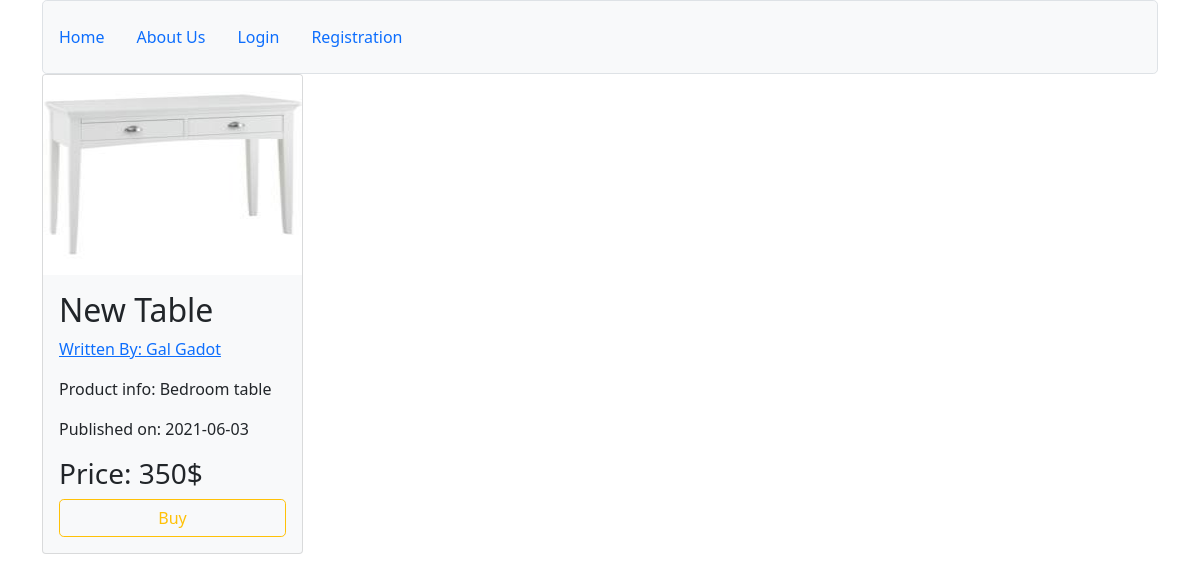
Page /3 on the committed database.
### myproject/modles.py (models this page shows, shortened)
class Product(db.Model, UserMixin):
    __tablename__ = 'products'
    users = db.relationship(User)
    id = db.Column(db.Integer, primary_key=True)
    user_id = db.Column(db.Integer, db.ForeignKey('users.id'), nullable=False)
    product_name = db.Column(db.String(64), nullable=False)
    product_info = db.Column(db.Text, nullable=False)
    product_price = db.Column(db.String(64), nullable=False)
    product_image = db.Column(db.String(128), nullable=False, default='default_product_image.png')
    date = db.Column(db.DateTime, nullable=False, default=datetime.utcnow)
    buyers = db.relationship('Buyer', backref='products', lazy=True)

class User(db.Model, UserMixin):
    __tablename__ = 'users'
    id = db.Column(db.Integer, primary_key=True)
    name = db.Column(db.String(64))
    surname = db.Column(db.String(64))
    phone = db.Column(db.Integer, unique=True, index=True)
    email = db.Column(db.String(128), unique=True, index=True)
    profile_image = db.Column(db.String(128), nullable=False, default='default_profile_image.png')
    password_hash = db.Column(db.String(128))
    products = db.relationship('Product', backref='author', lazy=True)
    buyers = db.relationship('Buyer', backref='author', lazy=True)

### myproject/users/views.py (the view)
@users.route("/<email>")
def user_posts(email):
    user = User.query.filter_by(email=email).first_or_404()
    product_posts = Product.query.filter_by(author=user).order_by(Product.date.desc())
    return render_template('user_product_posts.html', product_posts=product_posts, user=user)

### myproject/product/views.py (called while the page is built)
@products.route('/<int:product_id>')
def product(product_id):
    my_product = Product.query.get_or_404(product_id)
    return render_template('product.html', my_product=my_product)

### myproject/templates/product.html (shortened to what this page needs)
{% extends 'base.html' %}
{% block content %}
        <div class="row ">
            <div class="col-3">
                <div class="card bg-light">
                    <img src="{{url_for('static', filename='product_pics/'+my_product.product_image)}}" class="card-img-top" height="200px">
                    <div class="card-body">
                        <h2>{{my_product.product_name}}</h2>
                        <a href="{{url_for('users.user_posts', email=my_product.author.email)}}">Written By: {{my_product.author.name}} {{my_product.author.surname}}</a>
                        <p class="mt-3">Product info: {{my_product.product_info}}</p>
                        <p>Published on: {{my_product.date.strftime('%Y-%m-%d')}}</p>
                        <h3>Price: {{my_product.product_price}}</h3>
                        {% if  my_product.author != current_user%}
                            <a href="{{url_for('products.buy_product', product_id=my_product.id)}}" class="btn btn-outline-warning rounded-3 w-100">Buy</a>
                        {% endif %}
                    </div>
                </div>
            </div>
        </div>
{% endblock %}

### rows in the picture
Product: product_image (picture), product_name "New Table", product_info "Bedroom table", date "2021-06-03", product_price "350$"
User: author.name "Gal", author.surname "Gadot"
